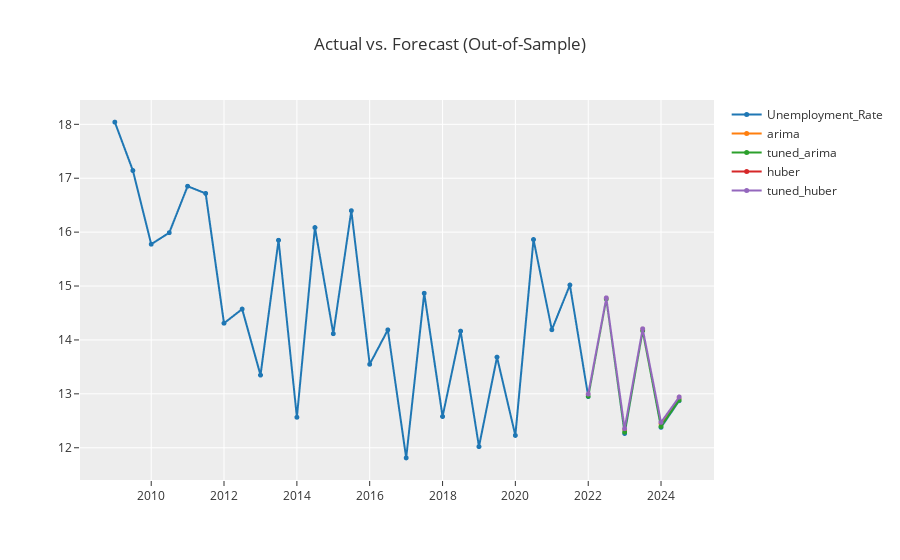

This figure's notebook cell:
### Code cell
exp.plot_model([arima, tuned_arima, huber, tuned_huber], data_kwargs={"labels": ["arima", "tuned_arima", "huber", "tuned_huber"]})
